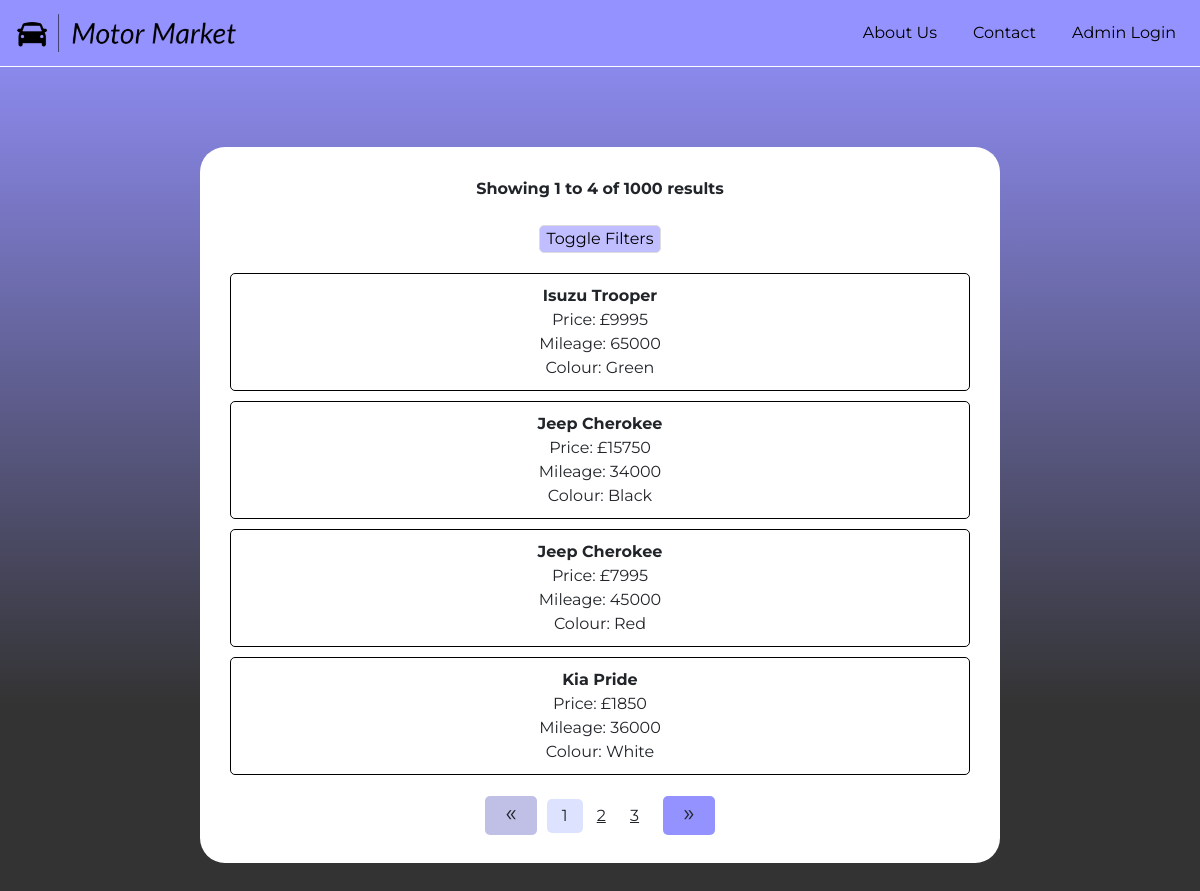
The app's page /cars.php with its own data.
### tables this page shows
CREATE TABLE cars (
  make varchar(10) default NULL,
  model varchar(15) default NULL,
  Reg varchar(1) default NULL,
  colour varchar(10) default NULL,
  miles varchar(6) default NULL,
  price int(11) default NULL,
  dealer varchar(50) default NULL,
  town varchar(20) default NULL,
  telephone varchar(15) default NULL,
  description varchar(30) default NULL,
  carIndex int(11) default NULL,
  region varchar(10) default NULL
);

### cars.php (the view, shortened to what this page needs)
<!DOCTYPE html>
<html lang="en">
    <head>
        <link rel="stylesheet" href="style.css">
        <link rel="stylesheet" href="https://maxcdn.bootstrapcdn.com/bootstrap/4.5.2/css/bootstrap.min.css">
    </head>
    <body>
        <nav class="navbar navbar-expand-lg navbar-light">
            <a class="navbar-brand" href="index.html">
                <img src="images/logos/logo-black-small-transparent.png" alt="Logo">
            </a>
            <div class="collapse navbar-collapse" id="navbarNav">
                <ul class="navbar-nav ml-auto">
                    <li class="nav-item">
                        <a class="nav-link" href="about.html">About Us</a>
                    </li>
                    <li class="nav-item">
                        <a class="nav-link" href="contact.html">Contact</a>
                    </li>
                    <li class="nav-item">
                        <a class="nav-link" href="login.php">Admin Login</a>
                    </li>
                </ul>
            </div>
        </nav>
        <div class="results-box">
        <?php
            $servername = "localhost";
            $username = "root";
            $password = "";
            $dbname = "cars";
            $conn = new mysqli($servername, $username, $password, $dbname);
            $whereClause = "1=1";
            $resultsPerPage = 4;
            $page = isset($_GET['page']) ? $_GET['page'] : 1;
            $offset = ($page - 1) * $resultsPerPage;
            $totalResultsQuery = "SELECT COUNT(*) AS total FROM cars WHERE $whereClause";
            $totalResultsResult = $conn->query($totalResultsQuery);
            $totalResultsRow = $totalResultsResult->fetch_assoc();
            $totalResults = $totalResultsRow['total'];
            $query = "SELECT make, model, price, miles, colour, carIndex FROM cars WHERE $whereClause LIMIT $offset, $resultsPerPage";
            $result = $conn->query($query);
            echo "<b>Showing " . ($offset + 1) . " to " . min($offset + $resultsPerPage, $totalResults) . " of $totalResults results</b><br><br>";
        ?>
            <button class="filter-toggle-btn" onclick="toggleSidebar()">Toggle Filters</button>
        <?php
            echo "<div class='results-grid'>";
            if ($result->num_rows > 0) {
                while ($row = $result->fetch_assoc()) {
                    echo "<div class='grid-item' onclick=\"window.location.href='details.php?carIndex=" . $row['carIndex'] . "'\">";
                    echo "<b>" . $row['make'] . " " . $row['model'] . "</b><br>";
                    echo "Price: £" . $row['price'] . "<br>";
                    echo "Mileage: " . $row['miles'] . "<br>";
                    echo "Colour: " . ucwords($row['colour']) . "<br>";
                    echo "</div>";
                }
            } else {
                echo "No results found.";
            }
            echo "</div>";
            $totalPages = ceil($totalResults / $resultsPerPage);
            $visiblePages = 3;
            $startPage = max(1, $page - floor($visiblePages / 2));
            $endPage = min($startPage + $visiblePages - 1, $totalPages);
            $filters = $_GET;
            unset($filters['page']);
            if ($page > 1) {
                $prevPageUrl = 'cars.php?page=' . ($page - 1) . '&' . http_build_query($filters);
                echo "<a class='page-btn' href='$prevPageUrl'><span class='chevron'>&laquo;</span></a>";
            } else {
                echo "<span class='page-btn unclickable'><span class='chevron'>&laquo;</span></span>";
            }
            for ($i = $startPage; $i <= $endPage; $i++) {
                $pageUrl = 'cars.php?page=' . $i . '&' . http_build_query($filters);
                if ($i == $page) {
                    echo "<span class='current-page'>$i</span> ";
                } else {
                    echo "<a class='clickable-page' href='$pageUrl' style='color: inherit; text-decoration: underline;'>$i</a> ";
                }
            }
            if ($page < $totalPages) {
                $nextPageUrl = 'cars.php?page=' . ($page + 1) . '&' . http_build_query($filters);
                echo "<a class='page-btn' href='$nextPageUrl'><span class='chevron'>&raquo;</span></a>";
            } else {
                echo "<span class='page-btn unclickable'><span class='chevron'>&raquo;</span></span>";
            }
        ?>
        </div>
    </body>
</html>

### style.css (style rules this page uses)
body { background: rgb(51,51,51); background: linear-gradient(0deg, rgba(51,51,51,1) 25%, rgba(148,146,255,1) 100%); min-height: 100vh; margin: 0px; color: #000; font-family: 'Montserrat', sans-serif !important; }
.navbar-brand { padding: 0; }
.navbar-brand img { height: 40px; }
.navbar { background: rgba(148,146,255,1); border-bottom: #FFF 1px solid; }
.navbar .navbar-brand, .navbar .navbar-nav .nav-link { color: black !important; }
.navbar-nav .nav-item { text-align: right !important; }
.nav-item { margin-left: 20px; }
.results-box { margin: 80px auto; width: 80%; max-width: 800px; text-align: center; background-color: white; border-radius: 25px; padding: 30px; }
.results-grid { display: grid; grid-template-columns: 1fr; grid-template-rows: repeat(4, 1fr); gap: 10px 0px; grid-template-areas: "." "." "." "."; }
.grid-item { border: 1px solid #000; padding: 10px; cursor: pointer; border-radius: 5px; }
.page-btn { background-color: #9492FF; border-radius: 5px; padding: 10px 20px; color: inherit; text-decoration: none; user-select: none; margin: 0px 10px; }
.chevron { font-size: 24px; }
.current-page { background-color: #DDE2FF; padding: 5px 15px; display: inline-block; border-radius: 5px; }
.unclickable { background-color: #c0c0e7 !important; width: 1px; }
.clickable-page { padding: 5px 10px; }
.results-box { user-select: none; }
.results-grid { padding: 20px 0px; }
.filter-toggle-btn { background-color: #c0beff; border: 1px #ddd solid; border-radius: 5px; }

### records on screen
cars: make "Isuzu", model "Trooper", price "9995", miles "65000", colour "Green"
cars: make "Jeep", model "Cherokee", price "15750", miles "34000", colour "Black"
cars: make "Jeep", model "Cherokee", price "7995", miles "45000", colour "Red"
cars: make "Kia", model "Pride", price "1850", miles "36000", colour "White"

### other values on screen
$offset + 1 "1"
min($offset + $resultsPerPage, $totalResults) "4"
$totalResults "1000"
